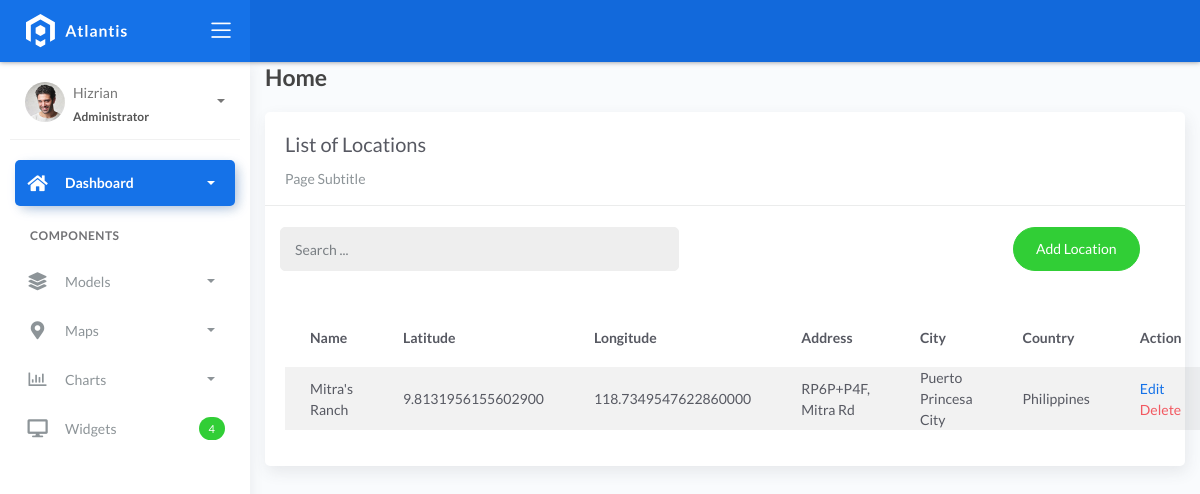
The app's page /location_list, older data.
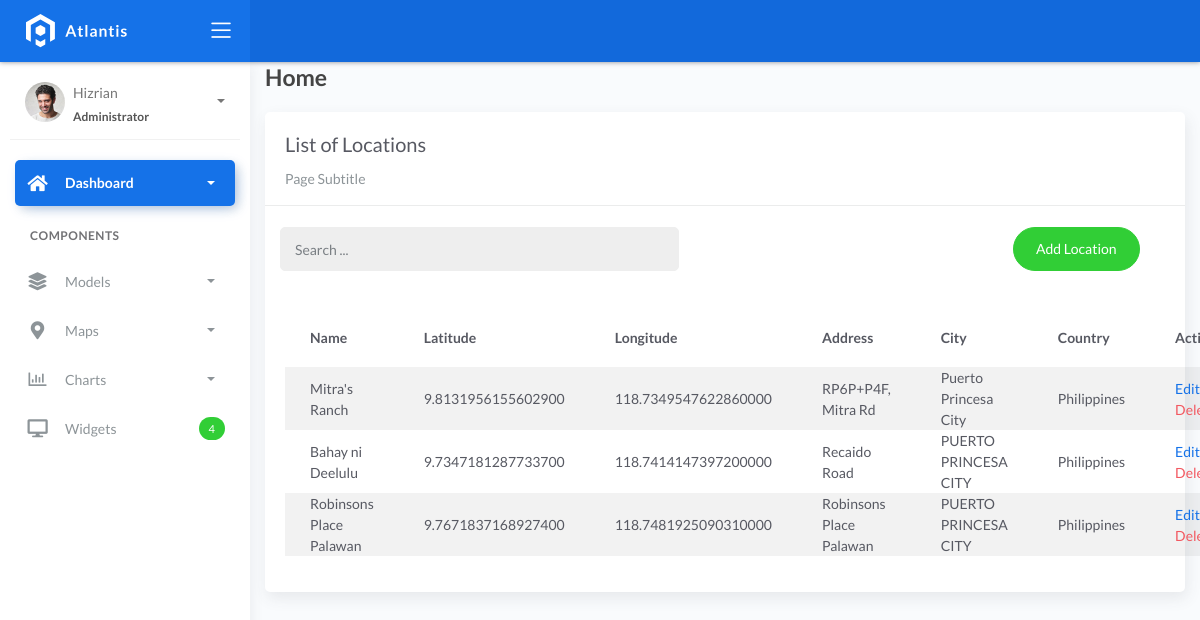
The same page, newer data.
### fire/models.py (models this page shows, shortened)
class BaseModel(models.Model):
    created_at = models.DateTimeField(auto_now_add=True, db_index=True)
    updated_at = models.DateTimeField(auto_now=True)
    class Meta:
        abstract = True

class Locations(BaseModel):
    name = models.CharField(max_length=150)
    latitude = models.DecimalField(
        max_digits=22, decimal_places=16, null=True, blank=True)
    longitude = models.DecimalField(
        max_digits=22, decimal_places=16, null=True, blank=True)
    address = models.CharField(max_length=150)
    city = models.CharField(max_length=150)  # can be in separate table
    country = models.CharField(max_length=150)  # can be in separate table

### fire/views.py (the view)
# urls.py: path('location_list', LocationsList.as_view(), name='location-list'),
class LocationsList(ListView):
    model = Locations
    context_object_name = 'locations'
    template_name = 'location_list.html'
    paginate_by = 5
    def get_queryset(self, *args, **kwargs):
        qs = super(LocationsList, self).get_queryset(*args, **kwargs)
        if self.request.GET.get("q") != None:
            query = self.request.GET.get('q')
            qs = qs.filter(Q(name__icontains=query) |
                        Q(description__icontains=query))
        return qs

### templates/location_list.html (shortened to what this page needs)
{% extends 'base.html' %} {% load static %} {% block content %}
<div class="content">
    <div class="container-fluid">
        <h4 class="page-title">Home</h4>
        <div class="row">
            <div class="col-md-12">
                <div class="card">
                    <div class="card-header">
                        <div class="card-title">List of Locations</div>
                        <div class="card-category">Page Subtitle</div>
                    </div>
                    <br />
                        <div class="col-md-12 row">
                            <div class="col-md-6">
                                <form class="navbar-left navbar-form nav-search mr-md-3" action=" { % url 'location-list % } ">
                                    <div class="input-group">
                                        <input type="text" placeholder="Search ..." class="form-control" name="q" />
                                        <div class="input-group-append">
                                        <span class="input-group-text">
                                        </span>
                                    </div>
                                </div>
                            </form>
                        </div>
                        <div class="col-md-6">
                            <div class="pull-right">
                                <a href="{% url 'location-add' %}" class="btn btn-success btn-rounded">Add
                                Location</a>
                            </div>
                        </div>
                    </div>
                    <div class="card-body">
                        <table class="table table-striped mt-3">
                            <thead>
                                <tr>
                                    <th scope="col">Name</th>
                                    <th scope="col">Latitude</th>
                                    <th scope="col">Longitude</th>
                                    <th scope="col">Address</th>
                                    <th scope="col">City</th>
                                    <th scope="col">Country</th>
                                    <th scope="col">Action</th>
                                </tr>
                            </thead>
                            <tbody>
                                {% for object in object_list %}
                                <tr>
                                    <td>{{ object.name }}</td>
                                    <td>{{ object.latitude }}</td>
                                    <td>{{ object.longitude }}</td>
                                    <td>{{ object.address }}</td>
                                    <td>{{ object.city }}</td>
                                    <td>{{ object.country }}</td>
                                    <td>
                                        <a href="location_list/{{ object.id }}">Edit</a>
                                        <a href="location_list/{{ object.id }}/delete" class="text-danger">Delete</a>
                                    </td>
                                    </tr>
                                {% endfor %}
                            </tbody>
                        </table>
                    </div>
                </div>
            </div>
        </div>
    </div>
</div>
{% endblock %}

### templates/base.html (shortened to what this page needs)
{% load static %}
<!DOCTYPE html>
<html lang="en">
  <head>
    <link rel="stylesheet" href="{% static 'css/bootstrap.min.css' %}" />
    <link rel="stylesheet" href="{% static 'css/atlantis.min.css' %}" />
    <link rel="stylesheet" href="{% static 'css/demo.css' %}" />
  </head>
  <body>
    <div class="wrapper">
      <div class="main-header">
        <div class="logo-header" data-background-color="blue">
          <a href="index.html" class="logo">
            <img src="{% static 'img/logo.svg' %}" alt="navbar brand" class="navbar-brand" />
          </a>
          <div class="nav-toggle">
            <button class="btn btn-toggle toggle-sidebar">
              <i class="icon-menu"></i>
            </button>
          </div>
        </div>
        <nav class="navbar navbar-header navbar-expand-lg" data-background-color="blue2">
        </nav>
      </div>
      <div class="sidebar sidebar-style-2">
        <div class="sidebar-wrapper scrollbar scrollbar-inner">
          <div class="sidebar-content">
            <div class="user">
              <div class="avatar-sm float-left mr-2">
                <img src="{% static 'img/profile.jpg' %}" alt="..." class="avatar-img rounded-circle" />
              </div>
              <div class="info">
                <a data-toggle="collapse" href="#collapseExample" aria-expanded="true">
                  <span>
                    Hizrian
                    <span class="user-level">Administrator</span>
                    <span class="caret"></span>
                  </span>
                </a>
              </div>
            </div>
            <ul class="nav nav-primary">
              <li class="nav-item active">
                <a data-toggle="collapse" href="#dashboard" class="collapsed" aria-expanded="false">
                  <i class="fas fa-home"></i>
                  <p>Dashboard</p>
                  <span class="caret"></span>
                </a>
              </li>
              <li class="nav-section">
                <h4 class="text-section">Components</h4>
              </li>
              <li class="nav-item">
                <a data-toggle="collapse" href="#base">
                  <i class="fas fa-layer-group"></i>
                  <p>Models</p>
                  <span class="caret"></span>
                </a>
              </li>
              <li class="nav-item">
                <a data-toggle="collapse" href="#maps">
                  <i class="fas fa-map-marker-alt"></i>
                  <p>Maps</p>
                  <span class="caret"></span>
                </a>
              </li>
              <li class="nav-item">
                <a data-toggle="collapse" href="#charts">
                  <i class="far fa-chart-bar"></i>
                  <p>Charts</p>
                  <span class="caret"></span>
                </a>
              </li>
              <li class="nav-item">
                <a href="widgets.html">
                  <i class="fas fa-desktop"></i>
                  <p>Widgets</p>
                  <span class="badge badge-success">4</span>
                </a>
              </li>
            </ul>
          </div>
        </div>
      </div>
      <div class="main-panel">
        <div class="content">
          {% block content %}
          {% endblock %}
          </div>
        </div>
      </div>
  </body>
</html>

Row changes from the older to the newer data that the page shows:
added Locations: name "Bahay ni Deelulu", latitude "9.7347181287733700", longitude "118.7414147397200000", address "Recaido Road", city "PUERTO PRINCESA CITY", country "Philippines"
added Locations: name "Robinsons Place Palawan", latitude "9.7671837168927400", longitude "118.7481925090310000", address "Robinsons Place Palawan", city "PUERTO PRINCESA CITY", country "Philippines"
